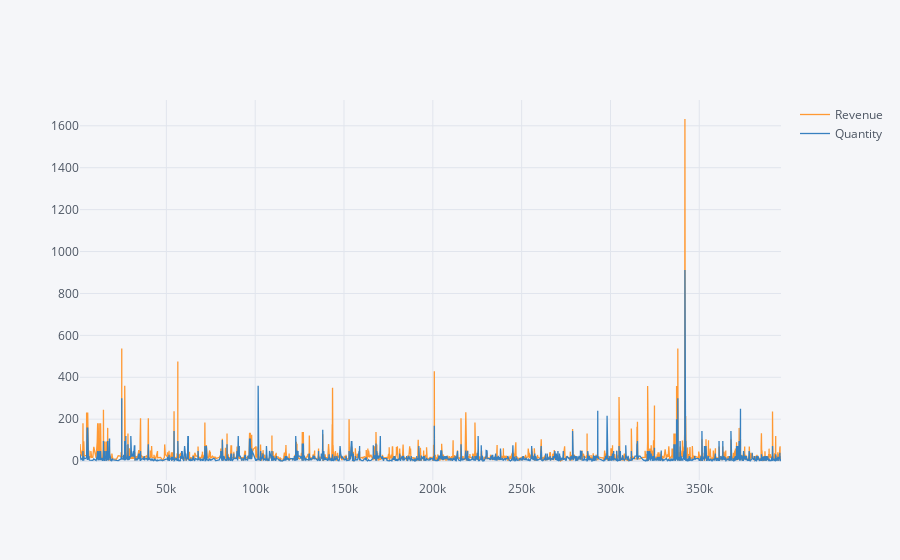

Source (notebook cell):
### Code cell
df1[['Revenue','Quantity']].iplot(kind ='line')

### Figure 1 — Plotly figure (JSON) as saved in the notebook; plotly's stock layout.template omitted (floating-point values rounded to 4 significant figures; data arrays with more than 128 entries replaced by an {"elided": "..."} marker saying what was removed)
{"data": [{"line": {"color": "rgba(255, 153, 51, 1.0)", "dash": "solid", "shape": "linear", "width": 1.3}, "mode": "lines", "name": "Revenue", "text": "", "type": "scatter", "x": {"elided": "5164 int values"}, "y": {"elided": "5164 float values"}}, {"line": {"color": "rgba(55, 128, 191, 1.0)", "dash": "solid", "shape": "linear", "width": 1.3}, "mode": "lines", "name": "Quantity", "text": "", "type": "scatter", "x": {"elided": "5164 int values"}, "y": {"elided": "5164 int values"}}], "layout": {"legend": {"bgcolor": "#F5F6F9", "font": {"color": "#4D5663"}}, "paper_bgcolor": "#F5F6F9", "plot_bgcolor": "#F5F6F9", "title": {"font": {"color": "#4D5663"}}, "xaxis": {"gridcolor": "#E1E5ED", "showgrid": true, "tickfont": {"color": "#4D5663"}, "title": {"font": {"color": "#4D5663"}, "text": ""}, "zerolinecolor": "#E1E5ED"}, "yaxis": {"gridcolor": "#E1E5ED", "showgrid": true, "tickfont": {"color": "#4D5663"}, "title": {"font": {"color": "#4D5663"}, "text": ""}, "zerolinecolor": "#E1E5ED"}}}
